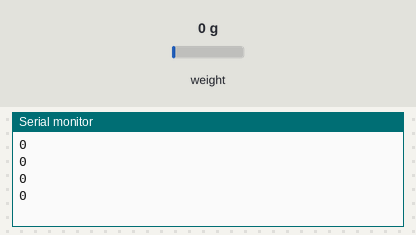
This sketch was run on a simulated Arduino Uno, built with avr-gcc and run on an emulated ATmega328P. Parts: the last lines printed to the serial monitor. Inputs (shaded band) come from the test bench; at power-on: weight on the scale 0 g.

Above: at 1.2 s.
1.3 s: weight on the scale set to 100 g
At 2.4 s:
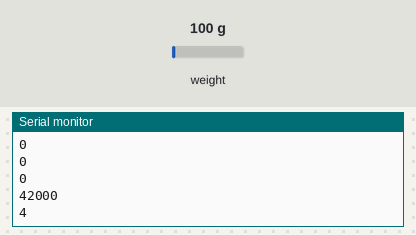
2.8 s: weight on the scale set to 1250 g
At 4.0 s:
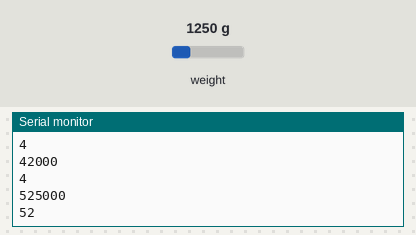
Timing chart, 0 to 5.8 s (numbered marks = the images above; inputs shaded):
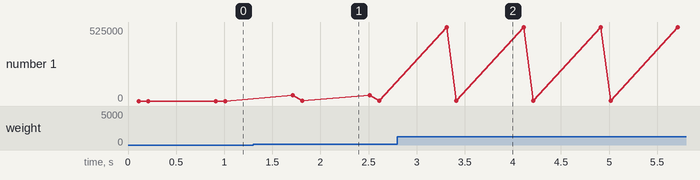

Measured:
- after the input at 1.3 s, the serial monitor: prints a new line after 0.41 s (image 1)
- after the input at 2.8 s, the serial monitor: prints a new line after 0.51 s (image 2)
- plotted number 1: 0 → 4 after the input at 1.3 s, 4 → 52 after the input at 2.8 s

The sketch:

PRESSAO2.ino
```cpp
#include <HX711.h>
const int LOADCELL_DOUT_PIN = 2;
const int LOADCELL_SCK_PIN = 3;

HX711 scale;


void setup() {
  Serial.begin(115200);
  delay(10);
  scale.begin(LOADCELL_DOUT_PIN, LOADCELL_SCK_PIN);

}
void loop() {

Serial.println(scale.read());
Serial.println(scale.read()/10000);

float pressure = (scale.read());
//pressure = pressure - 2450000;     // add offset
//pressure = pressure * (-0.000018); // add scale factor
//Serial.println(pressure);
delay(500);
}
```
